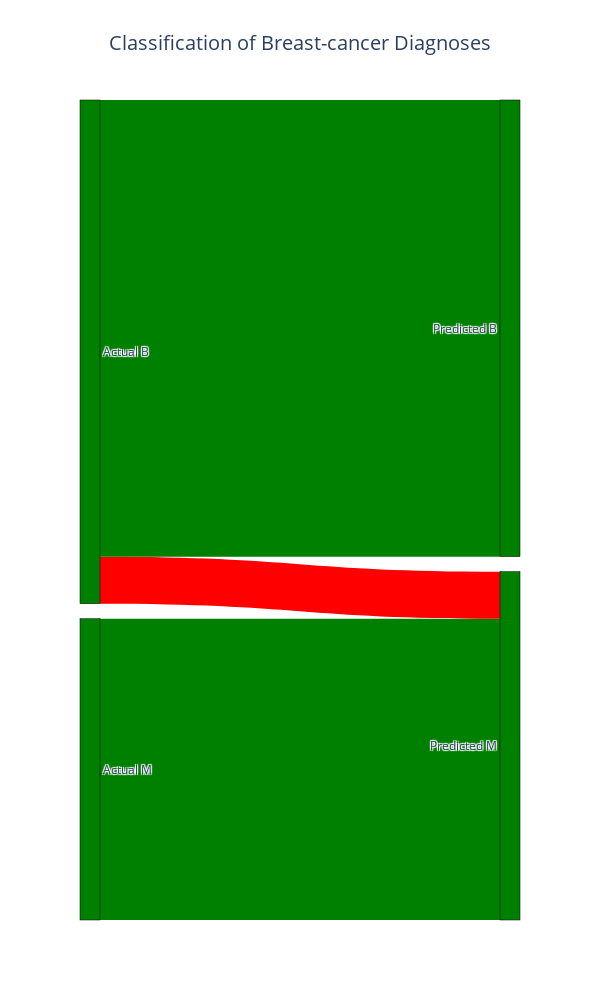

Notebook code cell kept with this figure:
### Code cell
# Calculate the confusion matrix
cm = confusion_matrix(y_test, y_pred)
cm_df = pd.DataFrame(cm, index=['B', 'M'], columns=['B', 'M'])

# Create a DataFrame 
data = cm_df.reset_index().melt(id_vars='index')
data.columns = ['Reference', 'Prediction', 'Freq']
data['Misclassified'] = data['Prediction'] != data['Reference']

# Define the color map for links based on misclassification
color_map = {
    False: 'green',  # Green for correctly classified
    True: 'red'   # Red for misclassified
}

# Construct source, target, value, and color arrays for the Sankey diagram
source = []
target = []
value = []
link_colors = []

# Mapping indices for nodes
index_map = {'B': 1, 'M': 0, 'Predicted B': 3, 'Predicted M': 2}

for i, row in data.iterrows():
    source.append(index_map[row['Reference']])
    target.append(index_map['Predicted ' + row['Prediction']])
    value.append(row['Freq'])
    link_colors.append(color_map[row['Misclassified']])

# Create the Sankey diagram
fig = go.Figure(data=[go.Sankey(
    node=dict(
        pad=15,
        thickness=20,
        line=dict(color="black", width=0.5),
        label=["Actual B", "Actual M", "Predicted B", "Predicted M"],
        color=["green", "green", "green", "green"]
    ),
    link=dict(
        source=source,
        target=target,
        value=value,
        color=link_colors  
    )
)])

fig.update_layout(
    title_text="Classification of Breast-cancer Diagnoses",
    title_font_size=20,
    title_x=0.5,  
    font_size=12,
    width=600,  
    height=1000   
)

fig.show()

### Figure 1 — Plotly figure (JSON) as saved in the notebook; plotly's stock layout.template omitted (floating-point values rounded to 4 significant figures)
{"data": [{"link": {"color": ["green", "red", "red", "green"], "source": [1, 0, 1, 0], "target": [3, 3, 2, 2], "value": [64, 10, 0, 97]}, "node": {"color": ["green", "green", "green", "green"], "label": ["Actual B", "Actual M", "Predicted B", "Predicted M"], "line": {"color": "black", "width": 0.5}, "pad": 15, "thickness": 20}, "type": "sankey"}], "layout": {"font": {"size": 12}, "height": 1000, "title": {"font": {"size": 20}, "text": "Classification of Breast-cancer Diagnoses", "x": 0.5}, "width": 600}}
